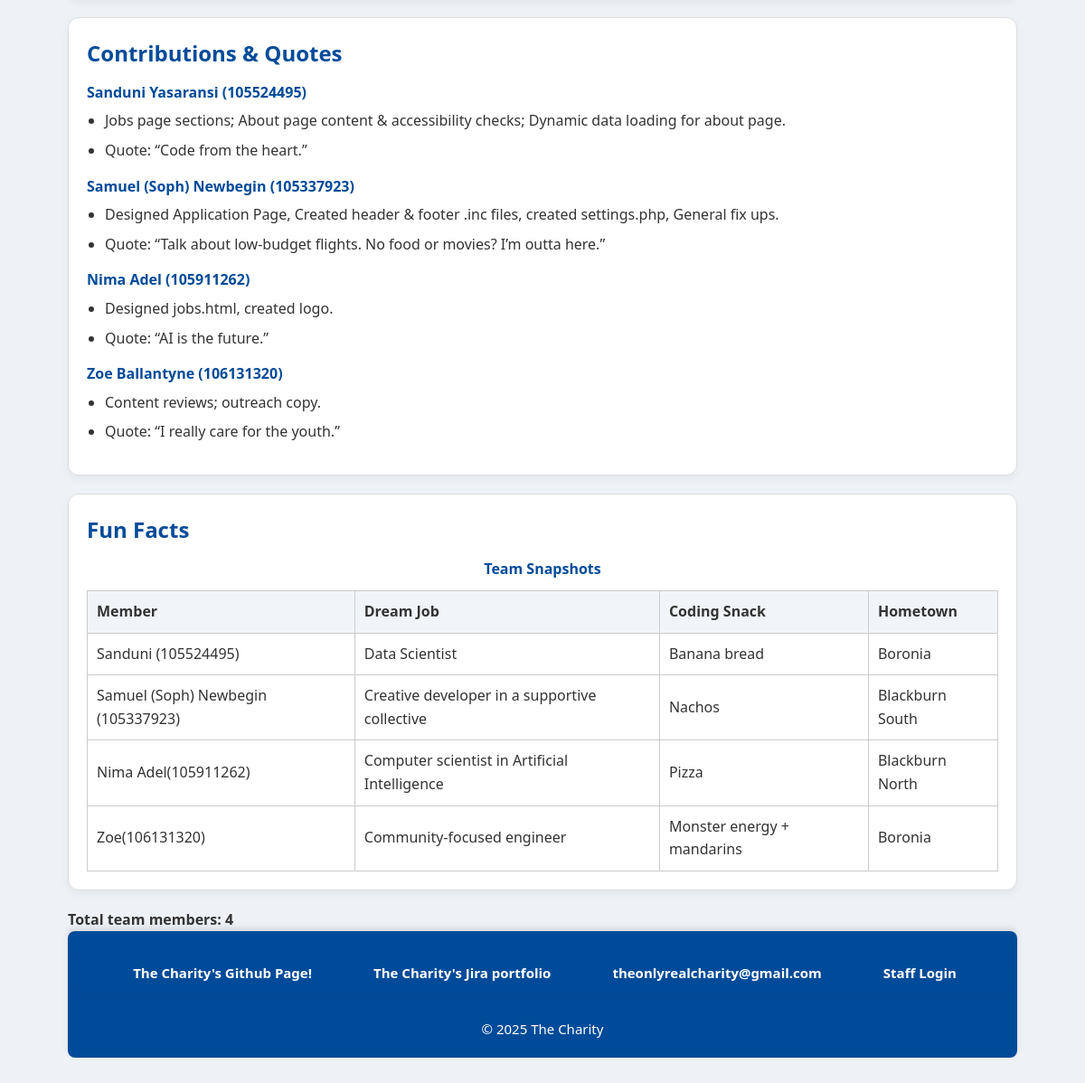
The page /about.php (lower part) on the database as committed earlier.
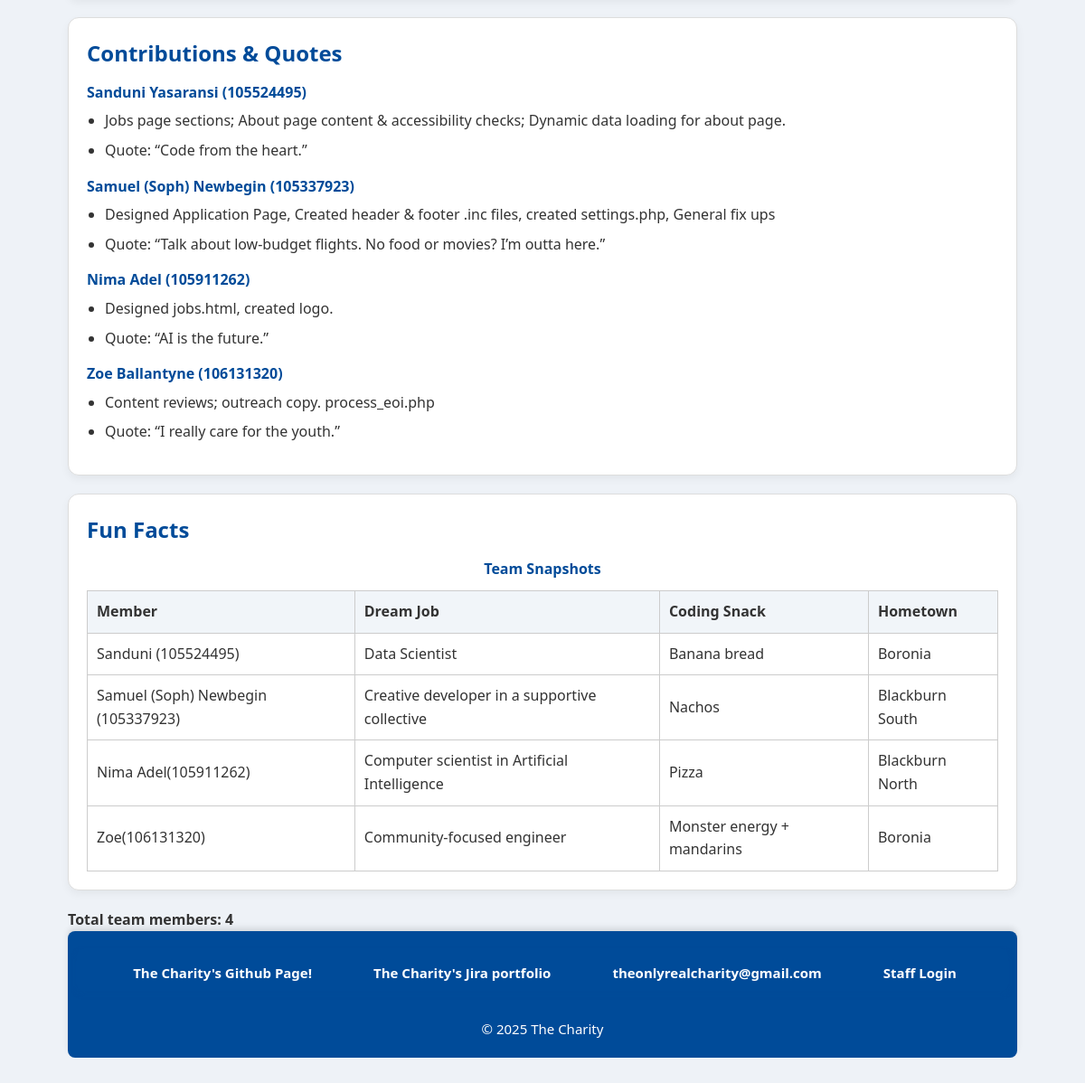
The same page on the database as committed later.
### tables this page shows
CREATE TABLE `about` (
  `id` int(11) NOT NULL,
  `member_name` varchar(100) NOT NULL,
  `student_id` varchar(20) DEFAULT NULL,
  `contributions` text NOT NULL,
  `quote` text DEFAULT NULL
);

### about.php (the view, shortened to what this page needs)
<?php
require_once 'settings.php';
$membersData = [];
$sql = "SELECT member_name, student_id, contributions, quote FROM about ORDER BY id ASC";
$result = $conn->query($sql);
if ($result && $result->num_rows > 0) {
    while ($row = $result->fetch_assoc()) {
        $membersData[] = $row;
    }
}
require_once 'header.inc';
?>
  <main class="container">
    <section class="card">
      <h2>Contributions &amp; Quotes</h2>
      <dl>
        <?php if (!empty($membersData)): ?>
            <?php foreach ($membersData as $member): ?>
                <dt><?= htmlspecialchars($member['member_name']); ?> (<?= htmlspecialchars($member['student_id']); ?>)</dt>
                <dd>
                    <ul>
                        <li><?= nl2br(htmlspecialchars($member['contributions'])); ?></li>
                        <li>Quote: “<?= htmlspecialchars($member['quote']); ?>”</li>
                    </ul>
                </dd>
            <?php endforeach; ?>
        <?php else: ?>
            <p>No member data available.</p>
        <?php endif; ?>
      </dl>
    </section>
    <section class="card">
      <h2>Fun Facts</h2>
      <table>
        <caption>Team Snapshots</caption>
        <thead>
          <tr>
            <th>Member</th>
            <th>Dream Job</th>
            <th>Coding Snack</th>
            <th>Hometown</th>
          </tr>
        </thead>
        <tbody>
          <tr>
            <td>Sanduni (105524495)</td>
            <td>Data Scientist</td>
            <td>Banana bread</td>
            <td>Boronia</td>
          </tr>
          <tr>
            <td>Samuel (Soph) Newbegin (105337923)</td>
            <td>Creative developer in a supportive collective</td>
            <td>Nachos</td>
            <td>Blackburn South</td>
          </tr>
          <tr>
            <td>Nima Adel(105911262)</td>
            <td>Computer scientist in Artificial Intelligence</td>
            <td>Pizza</td>
            <td>Blackburn North</td>
          </tr>
          <tr>
            <td>Zoe(106131320)</td>
            <td>Community-focused engineer</td>
            <td>Monster energy + mandarins</td>
            <td>Boronia</td>
          </tr>
        </tbody>
      </table>
    </section>
  </main>
<?php
if (!empty($membersData)) {
  echo "<p><strong>Total team members: " . count($membersData) . "</strong></p>";
}
?>
<?php require_once 'footer.inc'; ?>

Rows that differ between the two databases and show on the page:
changed about "Samuel (Soph) Newbegin": contributions "Designed Application Page, Created header & footer .inc files, created settings.php, General fix ups." → "Designed Application Page, Created header & footer .inc files, created settings.php, General fix ups"
changed about "Zoe Ballantyne": contributions "Content reviews; outreach copy." → "Content reviews; outreach copy. process_eoi.php"
